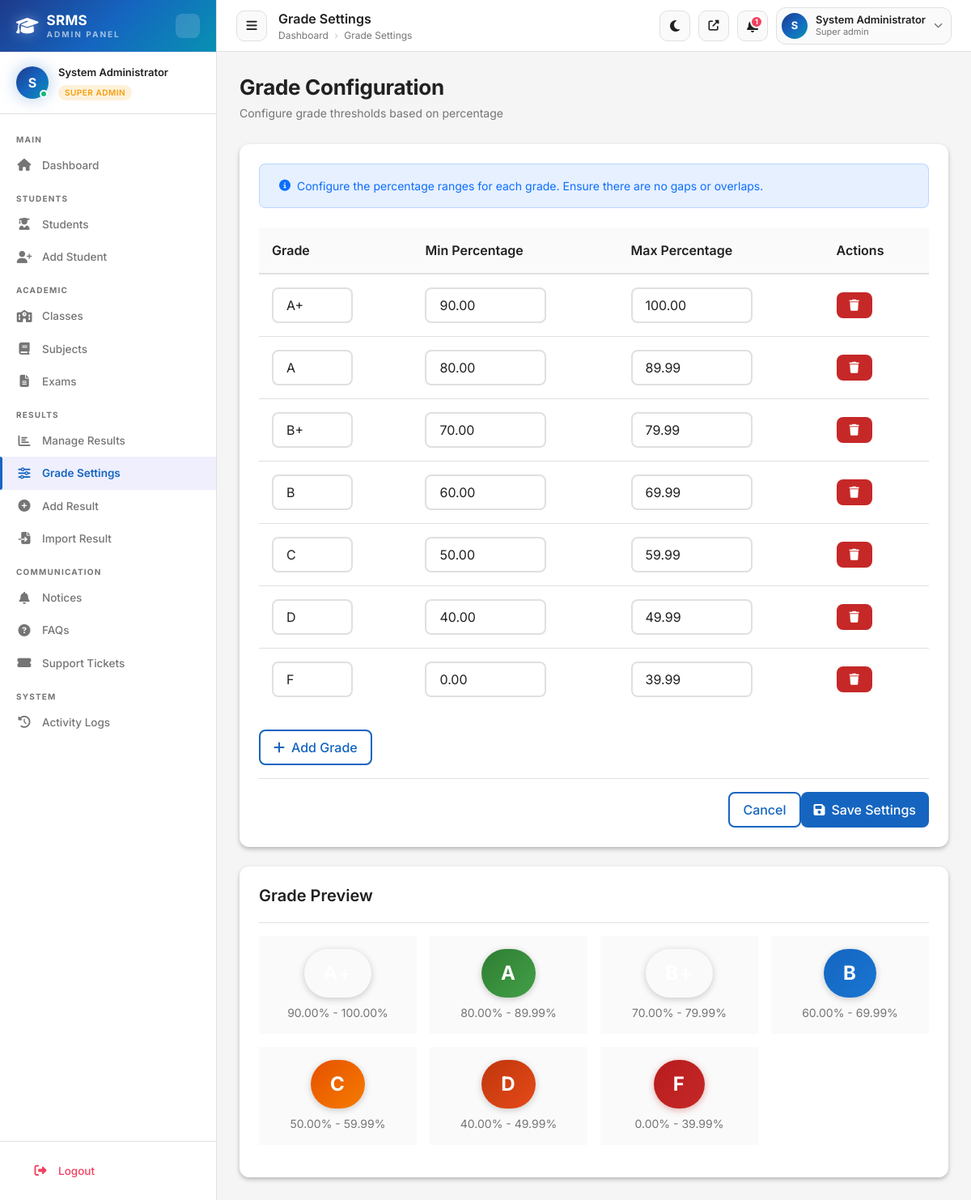
The app's page /admin/grade-settings.php (signed in) with its own data.
### tables this page shows
CREATE TABLE `grade_settings` (
  `id` int(11) NOT NULL AUTO_INCREMENT,
  `grade` varchar(10) NOT NULL,
  `min_percentage` decimal(5,2) NOT NULL,
  `max_percentage` decimal(5,2) NOT NULL,
  `created_at` datetime NOT NULL DEFAULT current_timestamp(),
  PRIMARY KEY (`id`)
);

### includes/auth.php (called while the page is built, shortened)
<?php
function isAdminLoggedIn() {
    return isset($_SESSION['admin_id']) && !empty($_SESSION['admin_id']);
}
function getCurrentAdmin($conn) {
    $sql = "SELECT * FROM admin_users WHERE id = ? AND status = 'active'";
    return getRow($conn, $sql, [$_SESSION['admin_id']]);
}
function hasAnyRole($roles) {
    return isset($_SESSION['admin_role']) && in_array($_SESSION['admin_role'], $roles);
}
function canPerformAction($action, $resource) {
    $role = $_SESSION['admin_role'] ?? '';
    if ($role === 'super_admin') {
        return true;
    }
    $permissions = [
        'admin' => [
            'students' => ['create', 'read', 'update', 'delete'],
            'classes' => ['create', 'read', 'update', 'delete'],
            'subjects' => ['create', 'read', 'update', 'delete'],
            'exams' => ['create', 'read', 'update', 'delete'],
            'results' => ['create', 'read', 'update', 'delete'],
            'notices' => ['create', 'read', 'update', 'delete'],
            'faqs' => ['create', 'read', 'update', 'delete'],
            'tickets' => ['read', 'update'],
            'settings' => ['read'],
        ],
        'teacher' => [
            'students' => ['read'],
            'classes' => ['read'],
            'subjects' => ['read'],
            'exams' => ['read'],
            'results' => ['create', 'read', 'update'],
            'notices' => ['read'],
            'faqs' => ['read'],
            'tickets' => ['create', 'read'],
            'settings' => [],
        ],
    ];
    return in_array($action, $permissions[$role][$resource]);
}

### includes/security.php (called while the page is built, shortened)
<?php
function escape($string) {
    return htmlspecialchars($string ?? '', ENT_QUOTES, 'UTF-8');
}
function prepareAndExecute($conn, $sql, $params = [], $types = '') {
    try {
        $stmt = $conn->prepare($sql);
        if (!empty($params)) {
            if (empty($types)) {
                $types = str_repeat('s', count($params));
            }
            $stmt->bind_param($types, ...$params);
        }
        if (!$stmt->execute()) {
            error_log("SQL Execute Error: " . $stmt->error);
            return false;
        }
        return $stmt;
    } catch (mysqli_sql_exception $e) {
        error_log("MySQLi Exception: " . $e->getMessage());
        return false;
    } catch (Exception $e) {
        error_log("SQL General Error: " . $e->getMessage());
        return false;
    }
}

### includes/functions.php (called while the page is built, shortened)
<?php
function getRow($conn, $sql, $params = [], $types = '') {
    $stmt = prepareAndExecute($conn, $sql, $params, $types);
    $result = $stmt->get_result();
    $row = $result->fetch_assoc();
    return $row;
}
function getRows($conn, $sql, $params = [], $types = '') {
    $stmt = prepareAndExecute($conn, $sql, $params, $types);
    $result = $stmt->get_result();
    $rows = [];
    while ($row = $result->fetch_assoc()) {
        $rows[] = $row;
    }
    return $rows;
}
function getValue($conn, $sql, $params = [], $types = '') {
    $row = getRow($conn, $sql, $params, $types);
    return $row ? reset($row) : null;
}

### admin/grade-settings.php (the view, shortened to what this page needs)
<?php
$page_title = 'Grade Settings';
require_once '../includes/auth.php';
require_once 'header.php';
$grades = getRows($conn, "SELECT * FROM grade_settings ORDER BY min_percentage DESC");
?>
<div class="page-header">
    <h1 class="page-title">Grade Configuration</h1>
    <p class="page-subtitle">Configure grade thresholds based on percentage</p>
</div>
<div class="card">
    <form method="POST">
        <div class="card-body">
            <div class="alert alert-info mb-lg">
                <i class="fas fa-info-circle"></i>
                Configure the percentage ranges for each grade. Ensure there are no gaps or overlaps.
            </div>
            <div class="table-responsive">
                <table class="table">
                    <thead>
                        <tr>
                            <th>Grade</th>
                            <th>Min Percentage</th>
                            <th>Max Percentage</th>
                            <th>Actions</th>
                        </tr>
                    </thead>
                    <tbody id="gradesTable">
                        <?php foreach ($grades as $index => $grade): ?>
                        <tr>
                            <td>
                                <input
                                    type="text"
                                    name="grades[<?php echo $index; ?>][grade]"
                                    class="form-control"
                                    value="<?php echo escape($grade['grade']); ?>"
                                    required
                                    style="max-width: 100px;"
                                >
                            </td>
                            <td>
                                <input
                                    type="number"
                                    name="grades[<?php echo $index; ?>][min]"
                                    class="form-control"
                                    value="<?php echo $grade['min_percentage']; ?>"
                                    min="0"
                                    max="100"
                                    step="0.01"
                                    required
                                    style="max-width: 150px;"
                                >
                            </td>
                            <td>
                                <input
                                    type="number"
                                    name="grades[<?php echo $index; ?>][max]"
                                    class="form-control"
                                    value="<?php echo $grade['max_percentage']; ?>"
                                    min="0"
                                    max="100"
                                    step="0.01"
                                    required
                                    style="max-width: 150px;"
                                >
                            </td>
                            <td>
                                <button type="button" onclick="removeGrade(this)" class="btn btn-sm btn-error">
                                    <i class="fas fa-trash"></i>
                                </button>
                            </td>
                        </tr>
                        <?php endforeach; ?>
                    </tbody>
                </table>
            </div>
            <button type="button" onclick="addGrade()" class="btn btn-outlined">
                <i class="fas fa-plus"></i> Add Grade
            </button>
        </div>
        <div class="card-footer">
            <div class="flex justify-between">
                <a href="dashboard.php" class="btn btn-outlined">Cancel</a>
                <button type="submit" class="btn btn-primary">
                    <i class="fas fa-save"></i> Save Settings
                </button>
            </div>
        </div>
    </form>
</div>
<div class="card mt-lg">
    <div class="card-header">
        <h3 class="card-title">Grade Preview</h3>
    </div>
    <div class="card-body">
        <div class="grid grid-cols-4 gap-md">
            <?php foreach ($grades as $grade): ?>
            <div class="p-md rounded" style="background: var(--color-surface-variant);">
                <div class="text-center">
                    <div class="grade-badge grade-<?php echo strtolower($grade['grade']); ?>" style="font-size: 24px; padding: 12px 24px;">
                        <?php echo escape($grade['grade']); ?>
                    </div>
                    <div class="text-sm text-secondary mt-sm">
                        <?php echo $grade['min_percentage']; ?>% - <?php echo $grade['max_percentage']; ?>%
                    </div>
                </div>
            </div>
            <?php endforeach; ?>
        </div>
    </div>
</div>
<?php
require_once 'footer.php';
?>

### admin/header.php (shortened to what this page needs)
<?php
require_once __DIR__ . '/../includes/auth.php';
$current_admin = getCurrentAdmin($conn);
$open_tickets = 0;
$unpublished_notices = 0;
try { $open_tickets = (int)getValue($conn, "SELECT COUNT(*) FROM support_tickets WHERE status='open'"); } catch(Exception $e){}
try { $unpublished_notices = (int)getValue($conn, "SELECT COUNT(*) FROM notices WHERE is_published=0"); } catch(Exception $e){}
$notif_count = $open_tickets + $unpublished_notices;
$role_class = 'role-' . ($current_admin['role'] ?? 'viewer');
$role_label = ucfirst(str_replace('_', ' ', $current_admin['role'] ?? 'Staff'));
$current_page = basename($_SERVER['PHP_SELF']);
function navLink($href, $icon, $label, $current): string {
    $active = $current === $href ? 'active' : '';
    return sprintf(
        '<a href="%s" class="nav-link %s" data-label="%s">
            <i class="fas fa-%s nav-icon"></i>
            <span class="sidebar-label">%s</span>
         </a>',
        $href, $active, htmlspecialchars($label, ENT_QUOTES),
        $icon, htmlspecialchars($label, ENT_QUOTES)
    );
}
?>
<!DOCTYPE html>
<html lang="en" data-theme="light">
<head>
    <link rel="stylesheet" href="https://cdnjs.cloudflare.com/ajax/libs/font-awesome/6.5.1/css/all.min.css">
    <link rel="stylesheet" href="../css/variables.css">
    <link rel="stylesheet" href="../css/reset.css">
    <link rel="stylesheet" href="../css/components.css">
    <link rel="stylesheet" href="../css/layout.css">
    <link rel="stylesheet" href="../css/animations.css">
    <link rel="stylesheet" href="../css/admin-premium.css">
</head>
<body>
<div class="admin-layout" id="adminLayout">
    <aside class="admin-sidebar" id="adminSidebar">
        <div class="sidebar-header">
            <a href="dashboard.php" class="sidebar-brand">
                <i class="fas fa-graduation-cap"></i>
                <span class="sidebar-brand-text">
                    <span style="display:block;">SRMS</span>
                    <span class="sidebar-brand-sub">Admin Panel</span>
                </span>
            </a>
            <button class="sidebar-collapse-btn" id="sidebarCollapseBtn" title="Collapse sidebar">
            </button>
        </div>
        <div class="sidebar-profile">
            <div class="sidebar-profile-avatar">
                <?php echo strtoupper(substr($current_admin['full_name'], 0, 1)); ?>
            </div>
            <div class="sidebar-profile-info">
                <div class="sidebar-profile-name"><?php echo escape($current_admin['full_name']); ?></div>
                <span class="role-badge <?php echo $role_class; ?>"><?php echo $role_label; ?></span>
            </div>
        </div>
        <nav class="sidebar-nav" id="sidebarNav">
            <div class="sidebar-section-title">Main</div>
            <?php echo navLink('dashboard.php', 'home', 'Dashboard', $current_page); ?>
            <?php if (canPerformAction('read', 'students')): ?>
            <div class="sidebar-section-title">Students</div>
            <?php echo navLink('students.php',    'user-graduate', 'Students',    $current_page); ?>
            <?php if (canPerformAction('create', 'students')): ?>
            <?php echo navLink('add-student.php', 'user-plus',     'Add Student', $current_page); ?>
            <?php endif; ?>
            <?php endif; ?>
            <?php if (canPerformAction('read', 'classes')): ?>
            <div class="sidebar-section-title">Academic</div>
            <?php echo navLink('classes.php',  'school',   'Classes',  $current_page); ?>
            <?php echo navLink('subjects.php', 'book',     'Subjects', $current_page); ?>
            <?php echo navLink('exams.php',    'file-alt', 'Exams',    $current_page); ?>
            <?php endif; ?>
            <?php if (canPerformAction('read', 'results')): ?>
            <div class="sidebar-section-title">Results</div>
            <?php echo navLink('results.php',    'chart-bar',    'Manage Results', $current_page); ?>
            <?php echo navLink('grade-settings.php', 'sliders-h', 'Grade Settings', $current_page); ?>
            <?php if (canPerformAction('create', 'results')): ?>
            <?php echo navLink('add-result.php', 'plus-circle', 'Add Result',     $current_page); ?>
            <?php echo navLink('import-results.php', 'file-import', 'Import Result', $current_page); ?>
            <?php endif; ?>
            <?php endif; ?>
            <?php if (canPerformAction('read', 'notices')): ?>
            <div class="sidebar-section-title">Communication</div>
            <?php echo navLink('notices.php', 'bell',            'Notices',         $current_page); ?>
            <?php echo navLink('faqs.php',    'question-circle', 'FAQs',            $current_page); ?>
            <?php echo navLink('tickets.php', 'ticket-alt',      'Support Tickets', $current_page); ?>
            <?php endif; ?>
            <?php if (hasAnyRole(['super_admin', 'admin'])): ?>
            <div class="sidebar-section-title">System</div>
            <?php echo navLink('activity-logs.php', 'history', 'Activity Logs', $current_page); ?>
            <?php endif; ?>
        </nav>
        <div style="padding:16px 20px;border-top:1px solid var(--color-border);flex-shrink:0;">
            <a href="logout.php" class="nav-link" data-label="Logout" style="color:var(--premium-rose,#f43f5e);">
                <i class="fas fa-sign-out-alt nav-icon"></i>
                <span class="sidebar-label">Logout</span>
            </a>
        </div>
    </aside>
    <main class="admin-main" id="adminMain">
        <div class="admin-topbar">
            <div class="topbar-left">
                <button class="sidebar-toggle-btn" id="mobileSidebarToggle" title="Open menu">
                    <i class="fas fa-bars"></i>
                </button>
                <div>
                    <div class="topbar-page-title"><?php echo $page_title ?? 'Admin Panel'; ?></div>
                    <div class="topbar-breadcrumb">
                        <a href="dashboard.php" style="color:var(--color-text-secondary);text-decoration:none;">Dashboard</a>
                        <?php if (($page_title ?? '') !== 'Dashboard'): ?>
                        <span style="margin:0 4px;opacity:.4;">›</span>
                        <span><?php echo $page_title ?? ''; ?></span>
                        <?php endif; ?>
                    </div>
                </div>
            </div>
            <div class="topbar-right">
                <button class="theme-toggle-btn" id="themeToggle" title="Toggle dark mode">
                    <i class="fas fa-moon" id="themeIcon"></i>
                </button>
                <a href="../index.php" target="_blank" class="sidebar-toggle-btn" title="View site" style="text-decoration:none;">
                    <i class="fas fa-external-link-alt" style="font-size:13px;"></i>
                </a>
                <div style="position:relative;">
                    <button class="notif-btn" id="notifBtn" title="Notifications">
                        <?php if ($notif_count > 0): ?>
                        <span class="notif-badge"><?php echo min($notif_count, 9); ?><?php echo $notif_count > 9 ? '+' : ''; ?></span>
                        <?php endif; ?>
                    </button>
                </div>
                <div class="dropdown" id="adminChipDropdown">
                    <div class="admin-user-chip dropdown-toggle" data-dropdown-toggle>
                        <div class="admin-avatar-sm">
                            <?php echo strtoupper(substr($current_admin['full_name'], 0, 1)); ?>
                        </div>
                        <div style="line-height:1.2;">
                            <div style="font-size:13px;font-weight:600;color:var(--color-text-primary);"><?php echo escape($current_admin['full_name']); ?></div>
                            <div style="font-size:11px;color:var(--color-text-secondary);"><?php echo $role_label; ?></div>
                        </div>
                        <i class="fas fa-chevron-down" style="font-size:11px;color:var(--color-text-secondary);"></i>
                    </div>
                </div>
            </div>
        </div>
        <div class="admin-content">

### records on screen
grade_settings: grade "A+", min_percentage "90.00", max_percentage "100.00"
grade_settings: grade "A", min_percentage "80.00", max_percentage "89.99"
grade_settings: grade "B+", min_percentage "70.00", max_percentage "79.99"
grade_settings: grade "B", min_percentage "60.00", max_percentage "69.99"
grade_settings: grade "C", min_percentage "50.00", max_percentage "59.99"
grade_settings: grade "D", min_percentage "40.00", max_percentage "49.99"
grade_settings: grade "F", min_percentage "0.00", max_percentage "39.99"

### other values on screen
substr($current_admin['full_name'], 0, 1) "S"
$current_admin['full_name'] "System Administrator"
$role_label "SUPER ADMIN"
$label "Dashboard Students Add Student Classes Subjects Exams Manage Results Grade Settings Add Result Import Result Notices FAQs Support Tickets Activity Logs"
$page_title "Grade Settings"
min($notif_count, 9) "1"
$role_label "Super admin"
